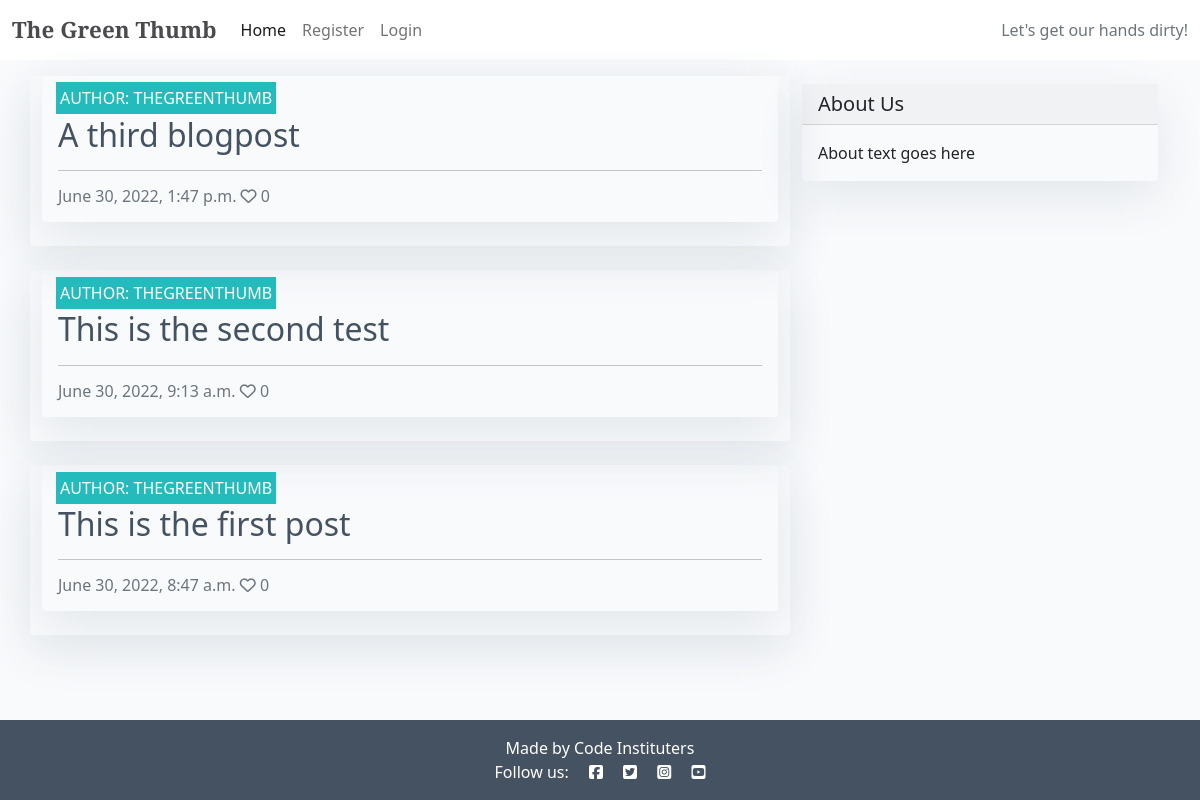
The app's page /, older data.
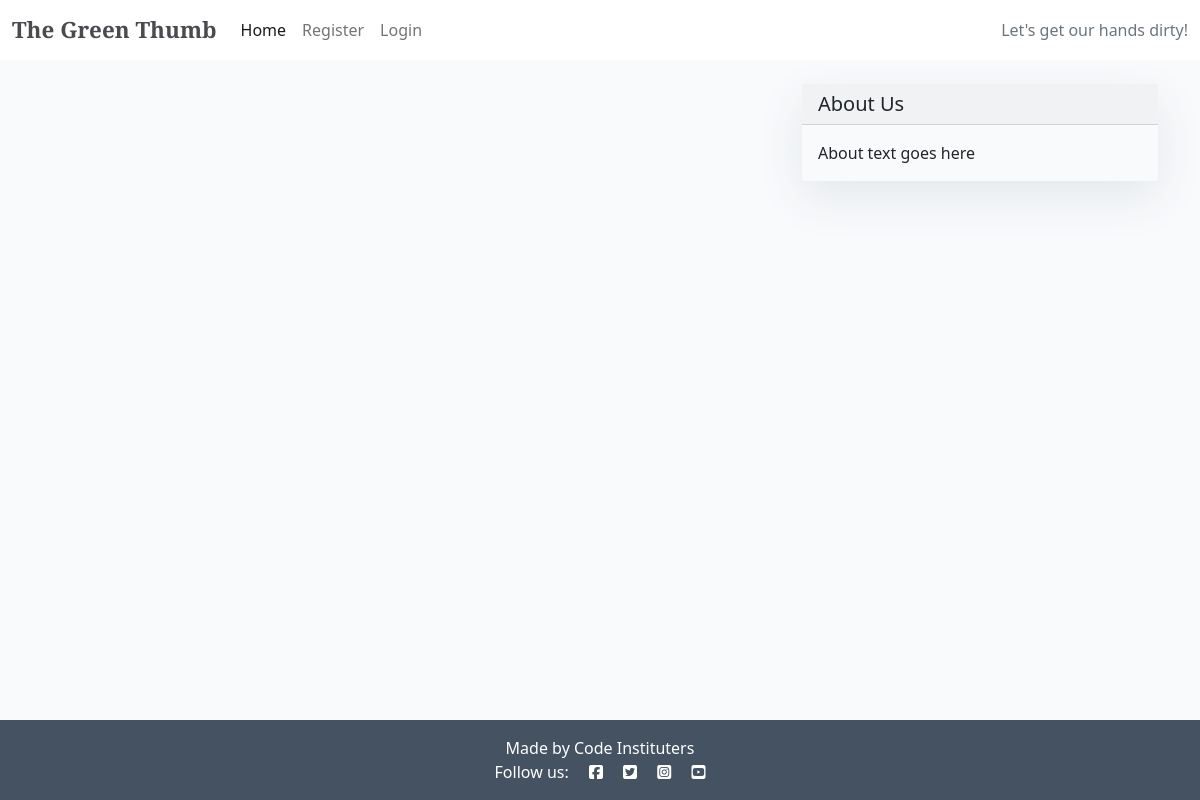
The same page, newer data.
### blog/models.py (models this page shows, shortened)
class BlogPost(models.Model):
    title = models.CharField(
        max_length=200, unique=True, null=False, blank=False)
    slug = models.SlugField(max_length=200, unique=True)
    author = models.ForeignKey(
        User, on_delete=models.CASCADE, related_name='blog_posts',
        default=id(0))
    created_on = models.DateTimeField(auto_now_add=True)
    updated_on = models.DateTimeField(auto_now=True)
    blog_content = models.TextField(default='Start your story here')
    status = models.IntegerField(choices=STATUS, default=0)
    featured_image = CloudinaryField('image', default='placeholder')
    excerpt = models.TextField(blank=True)
    likes = models.ManyToManyField(
        User, related_name='blogpost_like', blank=True)
    class Meta:
        ordering = ['-created_on']
    def number_of_likes(self):
        return self.likes.count()

### blog/views.py (the view)
# urls.py: path('', views.PostList.as_view(), name='home'),
class PostList(generic.ListView):
    model = BlogPost
    queryset = BlogPost.objects.filter(status=1).order_by('-created_on')
    context_object_name = 'post_list'
    template_name = 'index.html'
    paginate_by = 6

### templates/index.html (shortened to what this page needs)
{% extends "base.html" %}
{% block content %}
<div class="container">
    <div class="row">
        <div class="col-md-8 mt-3 left">
            <div class="row">
                {% for post in post_list %}
                <div class="card mb-4">
                    <div class="card mb-4">
                        <div class="card-body">
                            <div class="image-container">
                                <div class="image-flash">
                                    <p class="author">Author: {{ post.author }}</p>
                                </div>
                            </div>
                            <a href="{% url 'post_detail' post.slug %}" class="post-link">
                                <h2 class="card-title">{{ post.title }}</h2>
                            </a>
                            <hr />
                            <p class="card-text text-muted h6">{{ post.created_on}} <i class="far fa-heart"></i>
                                {{ post.number_of_likes }}</p>
                        </div>
                    </div>
                </div>
                {% endfor %}
            </div>
        </div>
        {% block sidebar %}
        {% include 'sidebar.html' %}
        {% endblock sidebar %}
    </div>
</div>
{%endblock%}

Row changes from the older to the newer data that the page shows:
removed BlogPost: author "THEGREENTHUMB", title "A third blogpost", created_on "June 30, 2022, 1:47 p.m.", number_of_likes "0"
removed BlogPost: author "THEGREENTHUMB", title "This is the second test", created_on "June 30, 2022, 9:13 a.m.", number_of_likes "0"
removed BlogPost: author "THEGREENTHUMB", title "This is the first post", created_on "June 30, 2022, 8:47 a.m.", number_of_likes "0"
